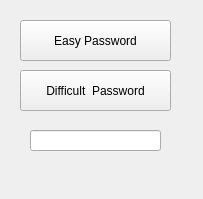
<?xml version="1.0" encoding="UTF-8"?>
<ui version="4.0">
 <class>Main</class>
 <widget class="QWidget" name="Main">
  <property name="geometry">
   <rect>
    <x>0</x>
    <y>0</y>
    <width>203</width>
    <height>199</height>
   </rect>
  </property>
  <property name="windowTitle">
   <string>Main</string>
  </property>
  <widget class="QPushButton" name="Push1">
   <property name="geometry">
    <rect>
     <x>20</x>
     <y>20</y>
     <width>151</width>
     <height>41</height>
    </rect>
   </property>
   <property name="text">
    <string>Easy Password</string>
   </property>
  </widget>
  <widget class="QPushButton" name="Push2">
   <property name="geometry">
    <rect>
     <x>20</x>
     <y>70</y>
     <width>151</width>
     <height>41</height>
    </rect>
   </property>
   <property name="text">
    <string>Difficult  Password</string>
   </property>
  </widget>
  <widget class="QLineEdit" name="tb1">
   <property name="geometry">
    <rect>
     <x>30</x>
     <y>130</y>
     <width>131</width>
     <height>21</height>
    </rect>
   </property>
  </widget>
 </widget>
 <resources/>
 <connections/>
</ui>
